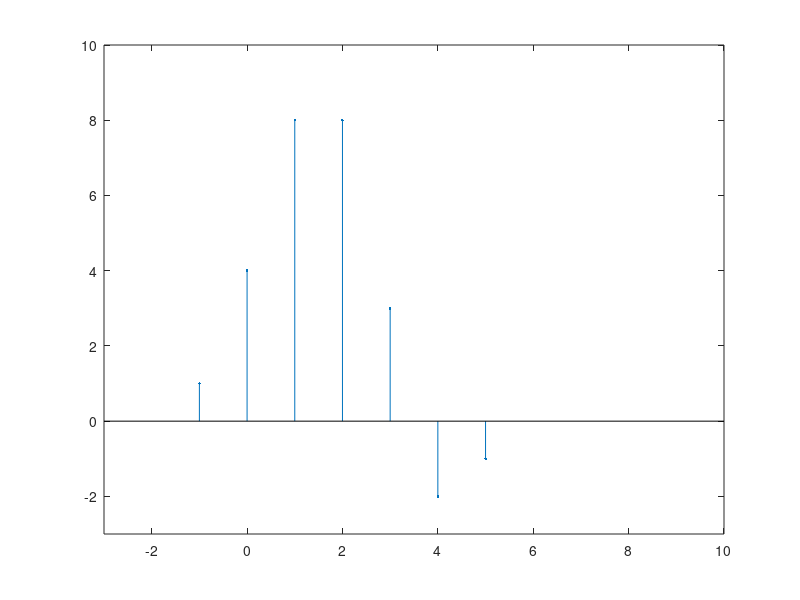

MATLAB code for this plot:
clc;
clear all;
close all;

## -------------------For taking Input from USER----------------
##  x = input("Enter the values of x: ");
##  h = input("Enter the values of h: ");
##  Input Format = [ 1, 2, 3, 1]


## ------------------For Sinwave------------------------
# fs = 100;
# n = 0: 1/fs: 1;
# x = 5*sin(2*pi*5*n);
# y = 7*sin(2*pi*3*n);

## ------------------For given Signal ------------------------
## Input Signal ------> x(n) = { 1, 2(->), 3, 1 }
## Impulse response --> h(n) = { 1, 2, 1, -1 }



#     -----  Code Starts from Here  ---------   #


x = [1, 2, 3, 1];
h = [1, 2, 1, -1];

z = [];

for i = 1: length(x)
   xh = h.*x(i);
   z = [z; xh];
endfor

[r c] = size(z);
ans = zeros(1, r+c-1);


# Performing Convolution

for i = 1:r
  for j = 1:c
      ans(i+j-1) = ans(i+j-1) + z(i,j);
  endfor
endfor

# Plot the input and output

z1 = 2 ;  # 0-th index of x (if it is n then put n+1)
z2 = 1 ;  # 0-th index of h (if it is n then put n+1)
index = z1+z2-1;  # 0-th index of ans

t = -(index-1):length(ans)-index; # time(n)

disp(ans);
stem(t,ans, '.' );
axis([-3 10 -3 10]);
#stem(t,ans, '.' , 'Linewidth' ,2)  --> for bold line;









